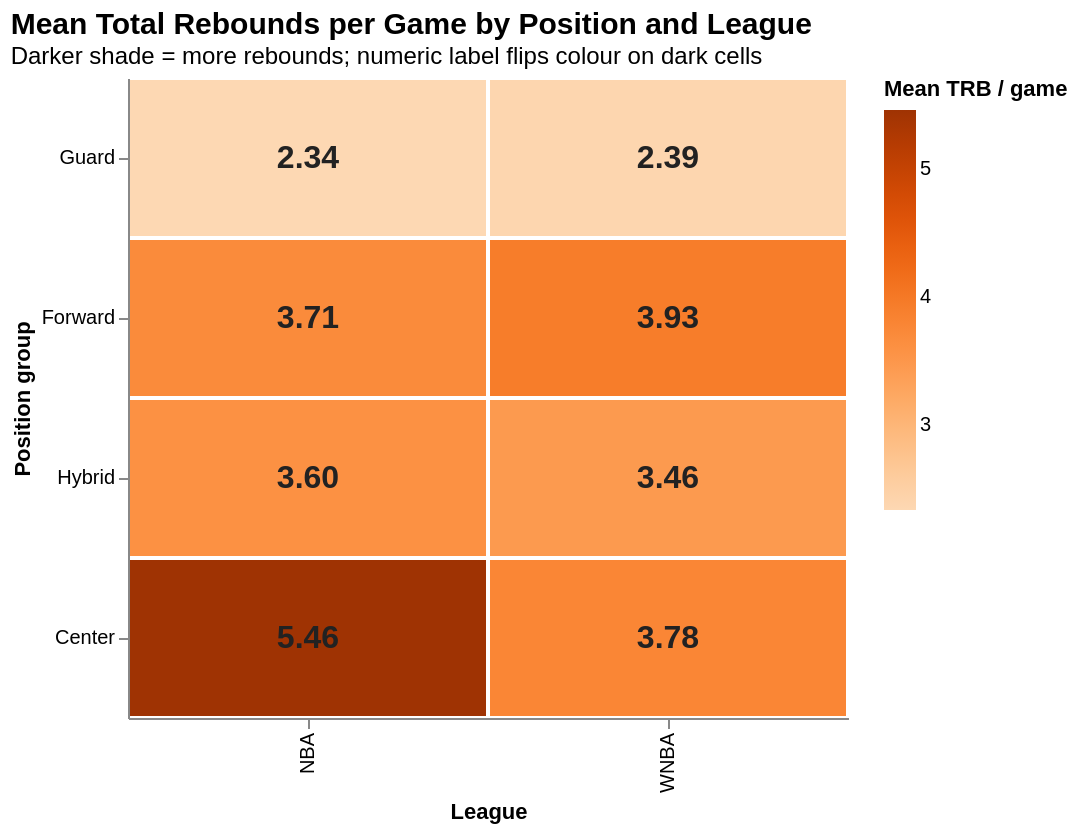

Here is the notebook cell this chart was saved with:
### Markdown cell above
### 10. Average rebounds by position and league — heatmap (Altair)

Altair heatmap of mean total rebounds per game broken down by position group and league, with each cell carrying its numeric value as an overlaid text label whose colour automatically flips from dark to light on darker cells — Altair's `condition` shorthand handles the readability trick declaratively.

### Code cell
heat_data = (
    combined.groupby(['PosGroup', 'League'], as_index=False)['TRB'].mean()
)
heat_data['TRB'] = heat_data['TRB'].round(2)
pos_sort = ['Guard', 'Forward', 'Hybrid', 'Center']

heat = alt.Chart(heat_data).mark_rect(stroke='white', strokeWidth=2).encode(
    x=alt.X('League:N', title='League'),
    y=alt.Y('PosGroup:N', sort=pos_sort, title='Position group'),
    color=alt.Color(
        'TRB:Q', scale=alt.Scale(scheme='oranges'),
        title='Mean TRB / game',
    ),
    tooltip=[
        'League:N', 'PosGroup:N',
        alt.Tooltip('TRB:Q', title='Mean TRB/game', format='.2f'),
    ],
)

labels = alt.Chart(heat_data).mark_text(fontSize=16, fontWeight='bold').encode(
    x='League:N',
    y=alt.Y('PosGroup:N', sort=pos_sort),
    text=alt.Text('TRB:Q', format='.2f'),
    color=alt.condition(
        'datum.TRB > 6', alt.value('white'), alt.value('#222')
    ),
)

chart_heat = (heat + labels).properties(
    width=360, height=320,
    title=alt.TitleParams(
        'Mean Total Rebounds per Game by Position and League',
        subtitle='Darker shade = more rebounds; numeric label flips colour on dark cells',
        anchor='start', fontSize=15,
    ),
).configure_view(stroke=None)

show_altair(chart_heat)

### Figure 1 — Vega-Lite specification as saved in the notebook (floating-point values rounded to 4 significant figures)
{"$schema": "https://vega.github.io/schema/vega-lite/v5.8.0.json", "config": {"view": {"continuousHeight": 300, "continuousWidth": 300, "stroke": null}}, "data": {"name": "data-d974bc96994bbcc73671acd8633bb7df"}, "datasets": {"data-d974bc96994bbcc73671acd8633bb7df": [{"League": "NBA", "PosGroup": "Center", "TRB": 5.46}, {"League": "WNBA", "PosGroup": "Center", "TRB": 3.78}, {"League": "NBA", "PosGroup": "Forward", "TRB": 3.71}, {"League": "WNBA", "PosGroup": "Forward", "TRB": 3.93}, {"League": "NBA", "PosGroup": "Guard", "TRB": 2.34}, {"League": "WNBA", "PosGroup": "Guard", "TRB": 2.39}, {"League": "NBA", "PosGroup": "Hybrid", "TRB": 3.6}, {"League": "WNBA", "PosGroup": "Hybrid", "TRB": 3.46}]}, "height": 320, "layer": [{"encoding": {"color": {"field": "TRB", "scale": {"scheme": "oranges"}, "title": "Mean TRB / game", "type": "quantitative"}, "tooltip": [{"field": "League", "type": "nominal"}, {"field": "PosGroup", "type": "nominal"}, {"field": "TRB", "format": ".2f", "title": "Mean TRB/game", "type": "quantitative"}], "x": {"field": "League", "title": "League", "type": "nominal"}, "y": {"field": "PosGroup", "sort": ["Guard", "Forward", "Hybrid", "Center"], "title": "Position group", "type": "nominal"}}, "mark": {"stroke": "white", "strokeWidth": 2, "type": "rect"}}, {"encoding": {"color": {"condition": {"test": "datum.TRB > 6", "value": "white"}, "value": "#222"}, "text": {"field": "TRB", "format": ".2f", "type": "quantitative"}, "x": {"field": "League", "type": "nominal"}, "y": {"field": "PosGroup", "sort": ["Guard", "Forward", "Hybrid", "Center"], "type": "nominal"}}, "mark": {"fontSize": 16, "fontWeight": "bold", "type": "text"}}], "title": {"anchor": "start", "fontSize": 15, "subtitle": "Darker shade = more rebounds; numeric label flips colour on dark cells", "text": "Mean Total Rebounds per Game by Position and League"}, "width": 360}
